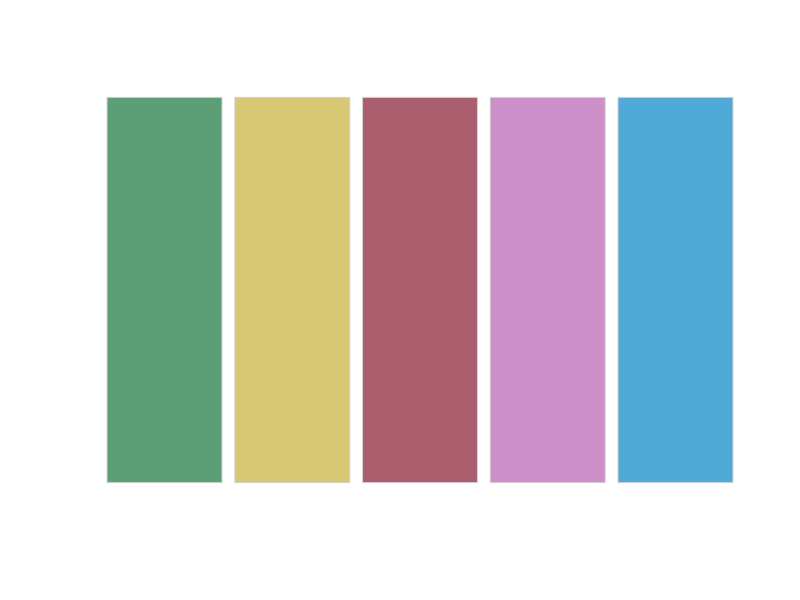
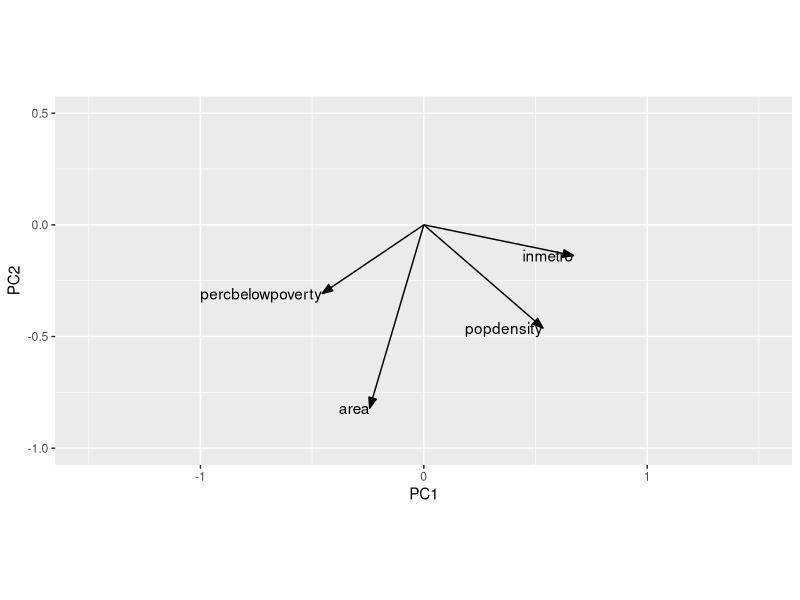
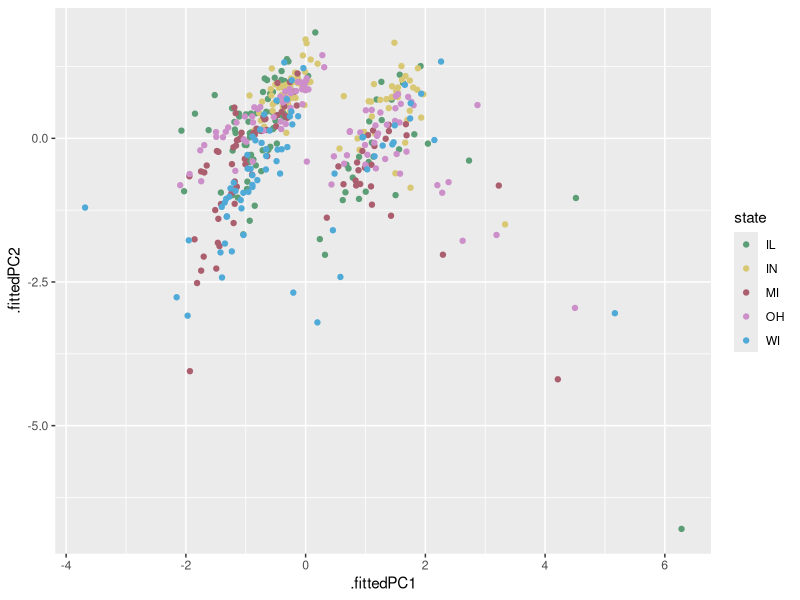

The R source for these figures, in order:
## ---- chunk 1
library(knitr)
library(ggplot2)
library(colorspace)
library(tidyverse)
library(broom)
library(sf)
opts_chunk$set(fig.align="center", fig.height=4, fig.width=5.5)
## ---- chunk 2
# colors from colorspace
colors <- c('#5C9E76', '#D8C773', '#AA5E6E', '#CC8FC9', '#4FAAD8')
swatchplot(colors)
## ---- chunk 3
midwest_clean <- midwest %>% 
  select(
    state, county, area, popdensity, percbelowpoverty, inmetro
  ) %>%        # keep only a subset of data
  na.omit()    # remove any rows with missing data
## ---- chunk 4
# running the PCA and storing the result
pca_fit <- midwest_clean %>% 
  select(where(is.numeric)) %>% # retain only numeric columns
  scale() %>%                   # scale to zero mean and unit variance
  prcomp()  

# plotting the rotation matrix
arrow_style <- arrow(
  angle = 20, length = grid::unit(8, "pt"),
  ends = "first", type = "closed"
)
pca_fit %>%
  # extract rotation matrix
  tidy(matrix = "rotation") %>%
  pivot_wider(
    names_from = "PC", values_from = "value",
    names_prefix = "PC"
  ) %>%
  ggplot(aes(PC1, PC2)) +
  geom_segment(
    xend = 0, yend = 0,
    arrow = arrow_style
  ) +
  geom_text(aes(label = column), hjust = 1) +
  xlim(-1.5, 1.5) + ylim(-1, 0.5) + 
  coord_fixed()
## ---- chunk 5
# plotting PC 2 versus PC 1
pca_fit %>%
  # add PCs to the original dataset
  augment(midwest_clean) %>%
  ggplot(aes(.fittedPC1, .fittedPC2)) +
  geom_point(aes(color = state)) +
  scale_color_manual(values = colors)
